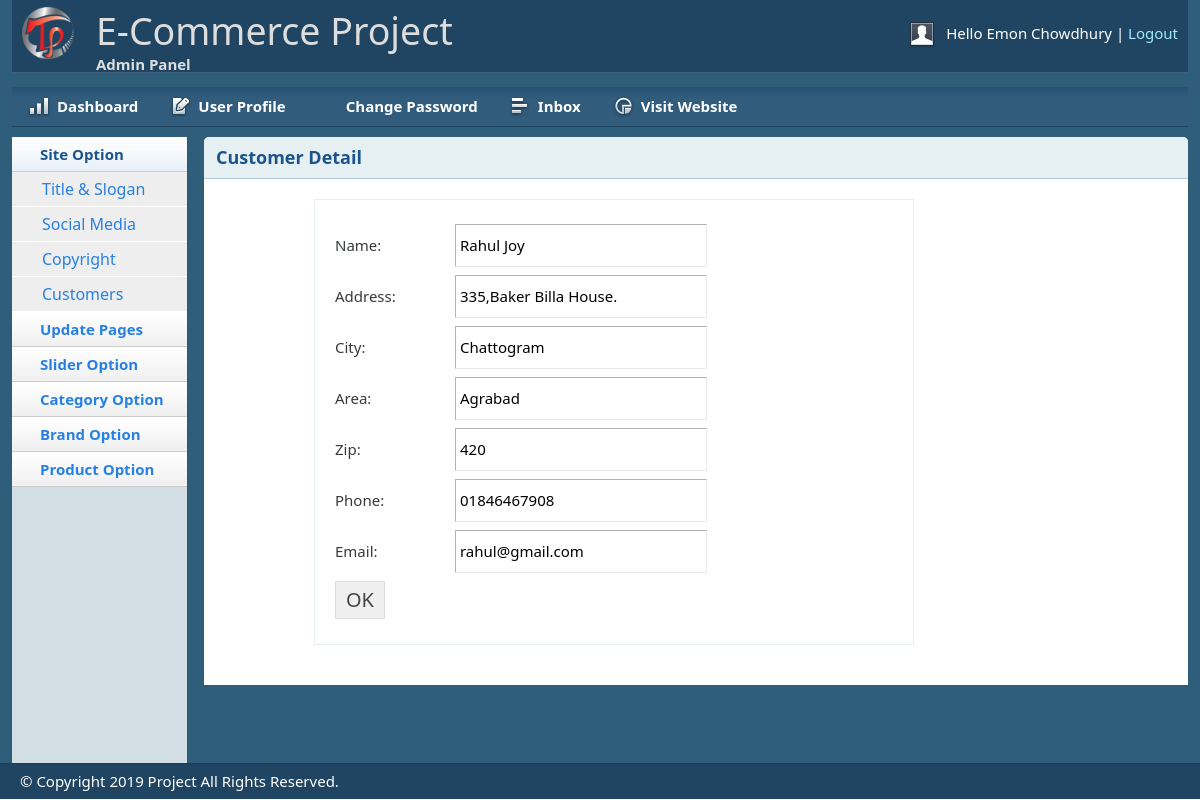
The page /shop/admin/customer.php?custId=1 (signed in) on the database its author committed.
### tables this page shows
CREATE TABLE `tbl_customer` (
  `c_id` int(11) NOT NULL,
  `c_name` varchar(255) NOT NULL,
  `c_address` text NOT NULL,
  `c_city` varchar(30) NOT NULL,
  `c_area` varchar(30) NOT NULL,
  `c_zip` varchar(30) NOT NULL,
  `c_phone` varchar(30) NOT NULL,
  `c_email` varchar(255) NOT NULL,
  `c_pass` varchar(32) NOT NULL,
  `c_status` int(11) NOT NULL DEFAULT '0'
);

CREATE TABLE `tbl_city` (
  `city_id` int(11) NOT NULL,
  `city_name` varchar(100) NOT NULL
);

CREATE TABLE `tbl_area` (
  `area_id` int(11) NOT NULL,
  `area_name` varchar(100) NOT NULL,
  `city` varchar(11) NOT NULL
);

### shop/lib/Database.php (called while the page is built, shortened)
<?php
Class Database {
    public $host = DB_HOST;
    public $user = DB_USER;
    public $pass = DB_PASS;
    public $dbname = DB_NAME;
    public $link;
    private function connectDB() {
        $this->link = new mysqli($this->host, $this->user, $this->pass, $this->dbname);
    }
    public function select($query) {
        $result = $this->link->query($query) or die($this->link->error . __LINE__);
        if ($result->num_rows>0) {
            return $result;
        } else {
            return false;
        }
    }
}

### shop/classes/Customer.php (called while the page is built, shortened)
<?php
$filepath = realpath(dirname(__FILE__));
include_once ($filepath . '/../lib/Database.php');
?>
<?php
class Customer {
    private $db;
    public function __construct() {
        $this->db = new Database();
    }
    public function customerData($id){
        $query = "SELECT cust.*,c.city_name,a.area_name
                  FROM tbl_customer as cust,tbl_city as c,tbl_area as a
                  WHERE cust.c_city = c.city_id AND cust.c_area = a.area_id
                  AND c_id = '$id'";
        $result = $this->db->select($query);
        return $result;
    }
}

### shop/admin/customer.php (the view, shortened to what this page needs)
<?php include 'inc/header.php';?>
<?php include 'inc/sidebar.php';?>
<?php
$filepath = realpath(dirname(__FILE__));
include_once($filepath . '/../classes/Customer.php');
?>
<?php
    if(!isset($_GET['custId']) || $_GET['custId']== NULL ){
        echo "<script>window.location = 'inbox.php';</script>";
    }else{
        $id = preg_replace('/[^-a-z-A-Z-0-9_]/', '',$_GET['custId']);
    }
    $cmr = new Customer();
?>
        <div class="grid_10">
            <div class="box round first grid">
                <h2>Customer Detail</h2>
               <div class="block copyblock">
                   <?php
                   $getCusDetails = $cmr->customerData($id);
                   if($getCusDetails){
                      while($result = $getCusDetails->fetch_assoc()){
                   ?>
                   <form action="" method="post">
                    <table class="form">
                        <tr>
                            <td>Name:</td>
                            <td>
                                <input type="text" name="c_name" readonly="readonly" value="<?php echo $result['c_name'] ;?>" class="medium" />
                            </td>
                        </tr>
                        <tr>
                            <td>Address:</td>
                            <td>
                                <input type="text" name="c_address" readonly="readonly" value="<?php echo $result['c_address'] ;?>" class="medium" />
                            </td>
                        </tr>
                        <tr>
                            <td>City:</td>
                            <td>
                                <input type="text" name="c_city" readonly="readonly" value="<?php echo $result['city_name'] ;?>" class="medium" />
                            </td>
                        </tr>
                        <tr>
                            <td>Area:</td>
                            <td>
                                <input type="text" name="c_area" readonly="readonly" value="<?php echo $result['area_name'] ;?>" class="medium" />
                            </td>
                        </tr>
                        <tr>
                            <td>Zip:</td>
                            <td>
                                <input type="text" name="c_zip" readonly="readonly" value="<?php echo $result['c_zip'] ;?>" class="medium" />
                            </td>
                        </tr>
                        <tr>
                            <td>Phone:</td>
                            <td>
                                <input type="text" name="c_phone" readonly="readonly" value="<?php echo $result['c_phone'] ;?>" class="medium" />
                            </td>
                        </tr>
                        <tr>
                            <td>Email:</td>
                            <td>
                                <input type="text" name="c_email" readonly="readonly" value="<?php echo $result['c_email'] ;?>" class="medium" />
                            </td>
                        </tr>
		        <tr>
                            <td>
                                <input type="submit" name="submit" Value="OK" />
                            </td>
                        </tr>
                    </table>
                    </form>
                   <?php }} ?>
                </div>
            </div>
        </div>
<?php include 'inc/footer.php';?>

### shop/admin/css/text.css (style rules this page uses)
body { font: 13px/1.5 Tahoma, Helvetica, Arial, 'Liberation Sans', FreeSans, sans-serif; }
h2 { font-size: 23px; }
p, dl, hr, h1, h2, h3, h4, h5, h6, ol, ul, pre, table, address, fieldset { margin-bottom: 20px; }

### shop/admin/css/grid.css (style rules this page uses)
.grid_1, .grid_2, .grid_3, .grid_4, .grid_5, .grid_6, .grid_7, .grid_8, .grid_9, .grid_10, .grid_11, .grid_12, .grid_13, .grid_14, .grid_15, .grid_16 { display: inline; float: left; margin-left: 1%; margin-right: 1%; }
.container_12 .grid_10 { width: 81.333%; }

### shop/admin/css/layout.css (style rules this page uses)
body { background: #fff none repeat scroll 0 0; color: #444; font-size: 14px; padding: 0; }
h1, h2, h3, h4, h5, h6 { line-height:1.2em; margin-bottom:.3em; }
h2 { margin-top:1em; }
.box { background:#fff; margin-bottom:20px; padding:10px 10px 10px 10px; margin-left:-8px; }
.box.grid { padding-bottom:40px; }
.box.round { -moz-border-radius: 5px 5px 0px 0px; -webkit-border-radius: 5px 5px 0px 0px; border-radius: 5px 5px 0px 0px; }
.box h2 { font-size:1.2em; font-weight:bold; color:#1B548D; background:#E6F0F3; margin:-10px -10px 0 -10px; padding:10px 12px; border-bottom:1px solid #B3CBD6; -moz-border-radius: 5px 5px 0px 0px; -webkit-border-radius: 5px 5px 0px 0px; border-radius: 5px 5px 0px 0px; }
.box.first { min-height: 406px; }
.block { padding-top:20px; }
.copyblock { border: 1px solid #e6f0f3; line-height: 32px; margin-left: 100px; margin-top: 20px; padding-left: 20px; width: 600px; }
table.form { width:100%; }
table.form td { padding:4px 0px; }
table.form input, table.form select { font-size: 15px; padding: 4px 4px 5px 4px; border-top: 1px solid #b3b3b3; border-left: 1px solid #b3b3b3; border-right: 1px solid #eaeaea; border-bottom: 1px solid #eaeaea; }
table.form input[type="submit"] { border: 1px solid #ddd; color: #444; cursor: pointer; font-size: 20px; padding: 2px 10px; }
input.medium { width: 55%; }
.block { padding-bottom:1px; }

### rows shown on the page
tbl_customer: c_name "Rahul Joy", c_address "335,Baker Billa House.", c_city "Chattogram", c_area "Agrabad", c_zip "420", c_phone "01846467908", c_email "rahul@gmail.com"

### other values the page prints
Session::get('adminName') "Emon Chowdhury"
